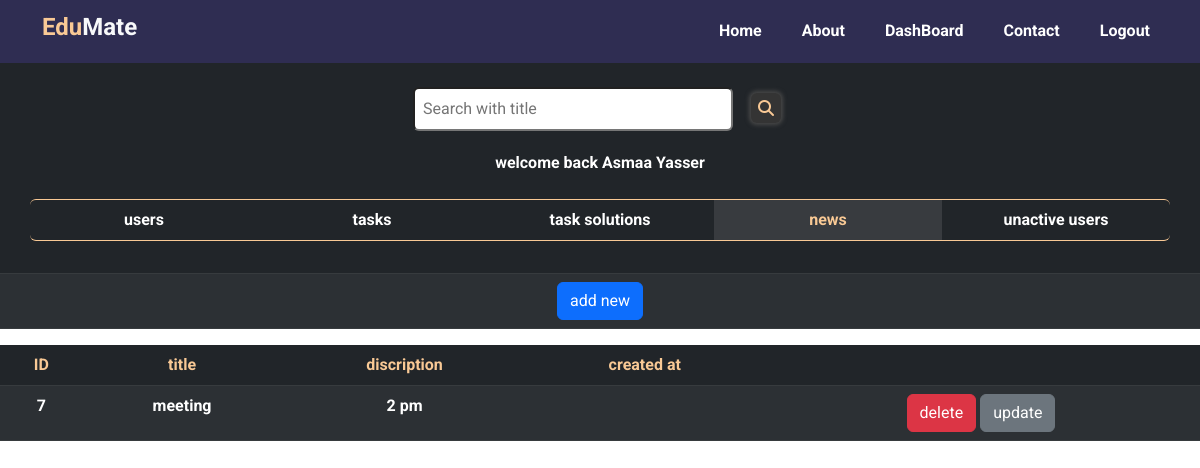
The page /heads/new.php (signed in) on the database its author committed.
### tables this page shows
CREATE TABLE `heads` (
  `id` int(11) NOT NULL,
  `name` varchar(255) NOT NULL,
  `photo` varchar(255) NOT NULL,
  `phoneNum` int(11) NOT NULL,
  `email` varchar(255) NOT NULL,
  `password` varchar(255) NOT NULL,
  `committe_id` int(11) NOT NULL,
  `apply` tinyint(4) NOT NULL DEFAULT 0
);

CREATE TABLE `news` (
  `id` int(11) NOT NULL,
  `name` varchar(255) NOT NULL,
  `head_id` int(11) NOT NULL,
  `discription` text DEFAULT NULL
);

### heads/new.php (the view, shortened to what this page needs)
<?php
if (isset($_SESSION['id'])) {
    require '../connect.php';
    $use = $con->prepare('select apply from heads where id = ? ');
    $use->execute(array($_SESSION['id']));
    $coun = $use->fetch();
    if($coun[0]){
    ?>
<!DOCTYPE html>
<html lang="en">
<head>
    <link rel="stylesheet" href="../css/normalize.css">
    <link rel="stylesheet" href="../css/bootstrap.min.css">
    <link rel="stylesheet" href="../css/all.min.css">
    <link rel="stylesheet" href="../css/Style.css">
    <link rel="stylesheet" href="https://cdn.jsdelivr.net/npm/swiper@9/swiper-bundle.min.css" />
</head>
<body>
<?php
require 'header.php';
?>
    <section class="Dashboard fw-bold text-center">
        <div class="users_info pt-4 bg-dark">
            <div class="search">
                <form action=" " method="get">
                    <input class="input_search me-2" type="search" placeholder="Search with title" name="search" aria-label="Search">
                    <button type="submit" class="search_icon"  style="background-color:transparent;border:0"><i class="fa-solid fa-magnifying-glass"></i></button>
                </form>
                <?php
                    $usek = $con->prepare('select name from heads where id = ? ');
                    $usek->execute(array($_SESSION['id']));
                    $counk = $usek->fetch();
                ?>
                <div style=' color:white'>welcome back <?= $counk[0]?></div>
            </div>
            <table class="table table-dark table-striped">
                <thead>
                    <tr>
                        <th>
                            <div class="container">
                                <div class="row methods mt-3 mb-4 rounded">
                                    <a class="col nav-link p-2" href="./DashBoard.php" >users</a>
                                    <a class="col nav-link p-2" href="./task.php" >tasks</a>
                                    <a class="col nav-link p-2" href="./solutions.php" >task solutions</a>
                                    <a class="col nav-link p-2 active" href="./new.php" >news</a>
                                    <a class="col nav-link p-2" href="./unactive.php" >unactive users</a>
                                </div>
                            </div>
                        </th>
                    </tr>
                </thead>
                <tbody>
                    <tr>
                    <td colspan="3"><button type="button" class="btn btn-primary" data-bs-toggle="modal" data-bs-target="#exampleModal" data-bs-whatever="@mdo">add new </button></td>
                    </tr>
                </tbody>
            </table>
        </div>
        <table class="table table-dark table-striped mt-1">
            <thead>
                <tr class="Header_elements">
                    <th scope="col">ID</th>
                    <th scope="col">title</th>
                    <th scope="col">discription</th>
                    <th scope="col">created at</th>
                    <th scope="col"></th>
                </tr>
            </thead>
            <tbody>
                <?php
                $select = $con->prepare(' select * from news where head_id = ? ');
                $select->execute(array($_SESSION['id']));
                $committes = $select->fetchAll();
                foreach($committes as $committe){
            ?>
                <tr>
                <th scope="row"><?=$committe['id']?></th>
                <td><?=$committe['name']?></td>
                <td><?=$committe['discription']?></td>
                <td><?=$committe['created']?></td>
                    <td><button class="btn btn-danger"  onclick="deletecommitte(<?=$committe['id']?>)">delete</button>
                    <button class="btn btn-secondary " onclick="editcommitte(`<?=$committe['name']?>` ,`<?=$committe['discription']?>`,`<?=$committe['id']?>`)">update</button>
                    </td>
                </tr>
                <?php } ?>
            </tbody>
        </table>
    </section>
</body>
</html>
<?php
    }
} else {
    header('Location: ../404.php');
    exit();
}
?>

### css/Style.css (style rules this page uses)
:root { --dark-color: #2F2D52; --green-color: #B2F4DB; --yellow-color: #F9C995; --section-color: #eff7fa; --heading-color: #2D2F50; }
* { box-sizing: border-box; }
body { font-family: 'Roboto', sans-serif; min-height: 100vh; }
.Dashboard .search .input_search { width: 20rem; margin-bottom: 20px; padding: 0.5rem; outline: none; border-radius: 6px; }
.Dashboard .search .search_icon i { background-color: #343434; width: 30px; height: 30px; display: flex; justify-content: center; align-items: center; color: var(--yellow-color); border-radius: 6px; box-shadow: 0 0 4px 2px #494949; }
.Dashboard .methods { border: 1px solid var(--yellow-color); border-left: none; border-right: none; border-color: var(--yellow-color); }
.Dashboard .methods .nav-link { color: white; border: none; background-color: transparent; transition: 0.3s; }
.Dashboard .methods .nav-link.active { color: var(--yellow-color); background-color: rgba(255, 255, 255, 0.1); }
.Dashboard .Header_elements th { color: var(--yellow-color); }

### rows shown on the page
heads: name "Asmaa Yasser"
news: id "7", name "meeting", discription "2 pm"
